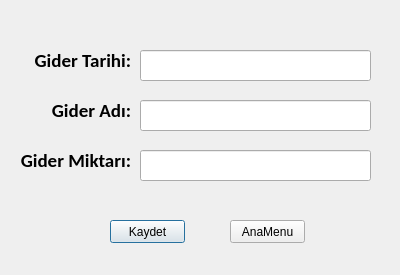
<?xml version="1.0" encoding="UTF-8"?>
<ui version="4.0">
 <class>gider</class>
 <widget class="QDialog" name="gider">
  <property name="geometry">
   <rect>
    <x>0</x>
    <y>0</y>
    <width>400</width>
    <height>275</height>
   </rect>
  </property>
  <property name="windowTitle">
   <string>Gider Formu</string>
  </property>
  <widget class="QLabel" name="label_6">
   <property name="geometry">
    <rect>
     <x>30</x>
     <y>40</y>
     <width>101</width>
     <height>41</height>
    </rect>
   </property>
   <property name="font">
    <font>
     <family>Calibri</family>
     <pointsize>14</pointsize>
     <weight>75</weight>
     <bold>true</bold>
    </font>
   </property>
   <property name="text">
    <string>Gider Tarihi:</string>
   </property>
   <property name="alignment">
    <set>Qt::AlignRight|Qt::AlignTrailing|Qt::AlignVCenter</set>
   </property>
  </widget>
  <widget class="QLabel" name="label_7">
   <property name="geometry">
    <rect>
     <x>30</x>
     <y>90</y>
     <width>101</width>
     <height>41</height>
    </rect>
   </property>
   <property name="font">
    <font>
     <family>Calibri</family>
     <pointsize>14</pointsize>
     <weight>75</weight>
     <bold>true</bold>
    </font>
   </property>
   <property name="text">
    <string>Gider Adı:</string>
   </property>
   <property name="alignment">
    <set>Qt::AlignRight|Qt::AlignTrailing|Qt::AlignVCenter</set>
   </property>
  </widget>
  <widget class="QLabel" name="label_8">
   <property name="geometry">
    <rect>
     <x>10</x>
     <y>140</y>
     <width>121</width>
     <height>41</height>
    </rect>
   </property>
   <property name="font">
    <font>
     <family>Calibri</family>
     <pointsize>14</pointsize>
     <weight>75</weight>
     <bold>true</bold>
    </font>
   </property>
   <property name="text">
    <string>Gider Miktarı:</string>
   </property>
   <property name="alignment">
    <set>Qt::AlignRight|Qt::AlignTrailing|Qt::AlignVCenter</set>
   </property>
  </widget>
  <widget class="QLineEdit" name="txt_tarih">
   <property name="geometry">
    <rect>
     <x>140</x>
     <y>50</y>
     <width>231</width>
     <height>31</height>
    </rect>
   </property>
  </widget>
  <widget class="QLineEdit" name="txt_ad">
   <property name="geometry">
    <rect>
     <x>140</x>
     <y>100</y>
     <width>231</width>
     <height>31</height>
    </rect>
   </property>
  </widget>
  <widget class="QLineEdit" name="txt_miktar">
   <property name="geometry">
    <rect>
     <x>140</x>
     <y>150</y>
     <width>231</width>
     <height>31</height>
    </rect>
   </property>
  </widget>
  <widget class="QPushButton" name="btn_kaydet">
   <property name="geometry">
    <rect>
     <x>110</x>
     <y>220</y>
     <width>75</width>
     <height>23</height>
    </rect>
   </property>
   <property name="text">
    <string>Kaydet</string>
   </property>
  </widget>
  <widget class="QPushButton" name="btn_anamenu">
   <property name="geometry">
    <rect>
     <x>230</x>
     <y>220</y>
     <width>75</width>
     <height>23</height>
    </rect>
   </property>
   <property name="text">
    <string>AnaMenu</string>
   </property>
  </widget>
 </widget>
 <resources/>
 <connections/>
</ui>
